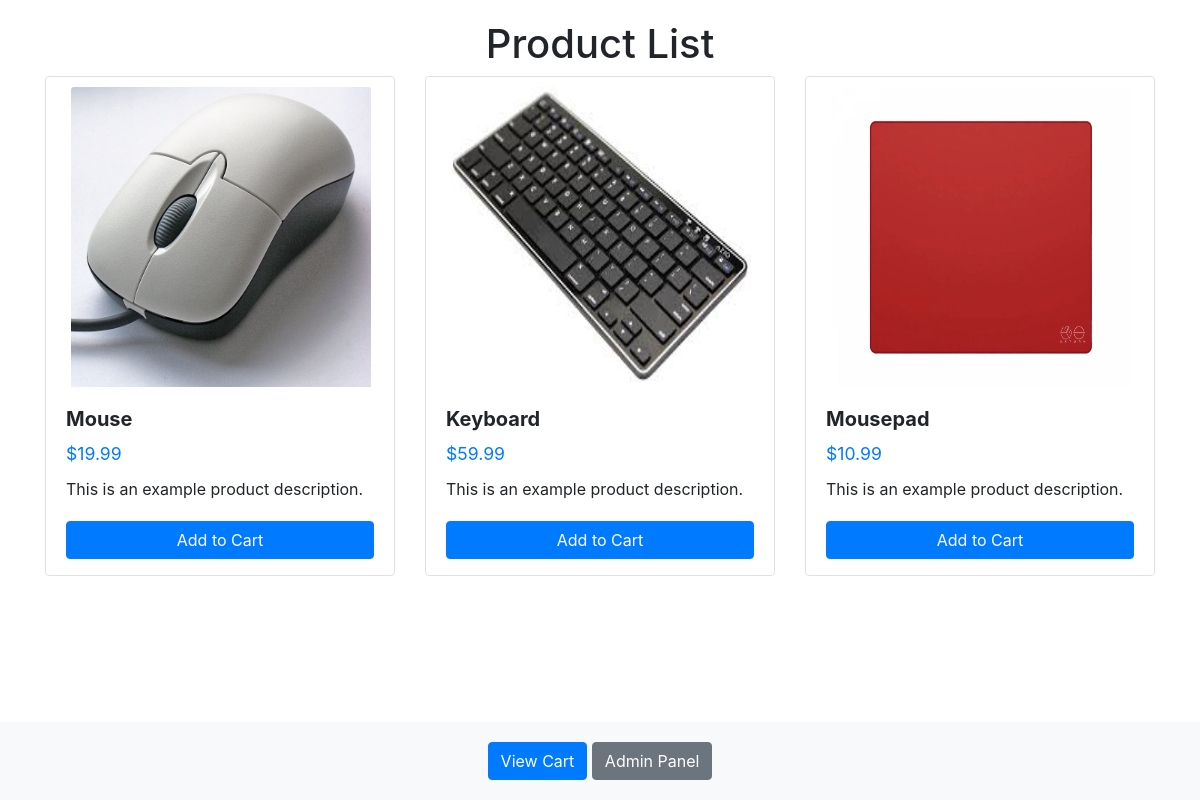
The page / on the database its author committed.
### main.py (models this page shows)
class Product(db.Model):
    id = db.Column(db.Integer, primary_key=True)
    name = db.Column(db.String(100), nullable=False)
    price = db.Column(db.Float, nullable=False)
    description = db.Column(db.Text)
    photo = db.Column(db.String(100))

### main.py (the view)
@app.route("/", methods=["GET", "POST"])
def home():
    products = Product.query.all()
    return render_template('index.html', products=products)

### templates/index.html (shortened to what this page needs)
<!DOCTYPE html>
<html lang="en">
<head>
    <link href="https://stackpath.bootstrapcdn.com/bootstrap/4.5.2/css/bootstrap.min.css" rel="stylesheet">
    <link rel="stylesheet" href="{{ url_for('static', filename='styles.css') }}">
</head>
<body>
    <div class="container">
        <h1 class="text-center">Product List</h1>
        <div class="row">
             {% for product in products %}
            <div class="col-md-4">
                <div class="card product-card">
                    <a href="{{ url_for('product_details', product_id=product.id) }}">
                        <img src="{{ url_for('static', filename='img/' + product.photo) }}" alt="{{ product.name }}" class="card-img-top product-img">
                    </a>
                    <div class="card-body product-details">
                        <h5 class="card-title product-name">{{ product.name }}</h5>
                        <p class="card-text product-price">${{ product.price }}</p>
                        <p class="card-text product-description">{{ product.description }}</p>
                        <form action="{{ url_for('add_to_cart', product_id=product.id) }}" method="post">
                            <button type="submit" class="btn btn-primary add-to-cart-btn">Add to Cart</button>
                        </form>
                    </div>
                </div>
            </div>
            {% endfor %}
        </div>
    </div>
    <footer class="footer">
    <a href="/cart" class="btn btn-primary">View Cart</a>
    <button onclick="goToAdminPanel()" class="btn btn-secondary">Admin Panel</button>
</footer>
</body>
</html>

### static/styles.css (style rules this page uses)
body { padding-top: 20px; padding-bottom: 20px; }
.product-card { margin-bottom: 20px; border: 1px solid #dee2e6; border-radius: 4px; overflow: hidden; height: 500px; }
.product-img { width: 300px; height: 300px; margin-top: 10px; margin-left: 25px; }
.product-details { padding: 20px; }
.product-name { font-size: 1.25rem; font-weight: bold; margin-bottom: 10px; }
.product-price { font-size: 1.1rem; color: #007bff; margin-bottom: 10px; }
.product-description { margin-bottom: 10px; }
.add-to-cart-btn { width: 100%; margin-top: 10px; }
.footer { position: fixed; bottom: 0; left: 0; width: 100%; background-color: #f8f9fa; padding: 20px 0; text-align: center; }

### rows shown on the page
Product: photo (picture), name "Mouse", price "19.99", description "This is an example product description."
Product: photo (picture), name "Keyboard", price "59.99", description "This is an example product description."
Product: photo (picture), name "Mousepad", price "10.99", description "This is an example product description."
